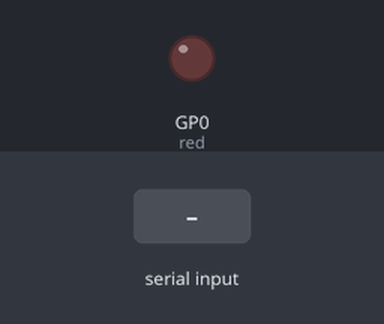
A program run on a simulated Raspberry Pi Pico running CircuitPython. Parts: output pins drawn as LEDs (lit = HIGH). The inputs (shaded band) are chosen by the test bench. What the program prints to the serial console is not drawn.

Above: at 1.2 s.
1.3 s: "test\n" received over the second serial link
At 1.7 s:
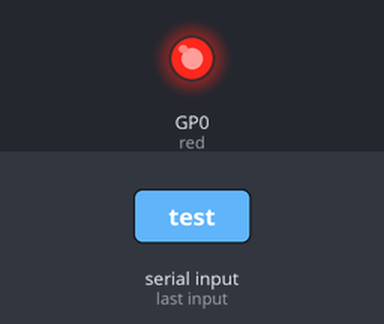
3.8 s: "laser_on\n" received over the second serial link
5.3 s: "laser_off\n" received over the second serial link
Timing chart, 0 to 8.3 s (numbered marks = the images above; inputs shaded):
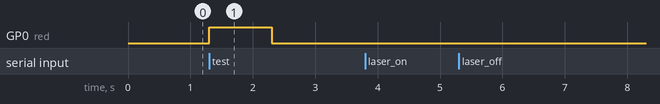

Measured:
- after the input at 1.3 s, GP0 (red): LOW → HIGH at once, → LOW 1.0 s later
- after the input at 3.8 s, every drawn part: stays the same
- after the input at 5.3 s, every drawn part: stays the same

The program:

pySerial_PICO.py
```python
# pySerial on PICO side
# Johnny Sarrouf and David Jack Jackson
# 1 / 8 / 2025
# to receive commands from pc and respond accordingly
# commands are functions that are defined here
# to control the laser system, laser_on and laser_off
# as well as collecting data, get_readings
# assumably pico is on COM9 and BAUD rate is 9600
# ideally you would save this to the pico's code.py file such that it can run on its own
# ALL COMMANDS
# test() - blinks red led - "test"
# laser_on() - turns laser on - "laser_on"
# laser_off() - turns laser off - "laser_off"
# set_current(newCurrent) - sets current to newCurrent double in mA - "set_current 300"

import board
import busio
import digitalio
import usb_cdc
import time

#initialize led on PIN1 or GP0
red = digitalio.DigitalInOut(board.GP0)
red.direction = digitalio.Direction.OUTPUT

# Function to blink the red LED for testing
def test():
    red.value = True
    time.sleep(1)
    red.value = False
    time.sleep(1)

def laser_on():
    print("laser_on")

def laser_off():
    print("laser_off")

# Function to set the current of the laser
# nC: The new current value in milliamps (mA)
def set_current(nC):
    print("set_current")
    for i in range(nC):
        test()

def get_readings():
    print("get_readings")

# loop continually listens to serial for commands
while True:
    try:
        # Use usb_cdc.console instead of usb_cdc.data
        if usb_cdc.console.in_waiting > 0:

            # Read the incoming command
            # because its from serial, it is required that we clean it up a bit for use
            command = usb_cdc.console.readline().decode('utf-8').strip()

            if command == "test":
                test()
            elif ("laser_on" in command):
                laser_on()
            elif ("laser_off" in command):
                laser_off()
            elif ("set_current" in command):
                newCurrent = float(command[command.index(" "):])
                set_current(newCurrent)
            elif ("get_readings" in command):
                get_readings()
            else:
                print("Unknown command")
    except Exception as e:
        print(f"Error: {e}")
```
